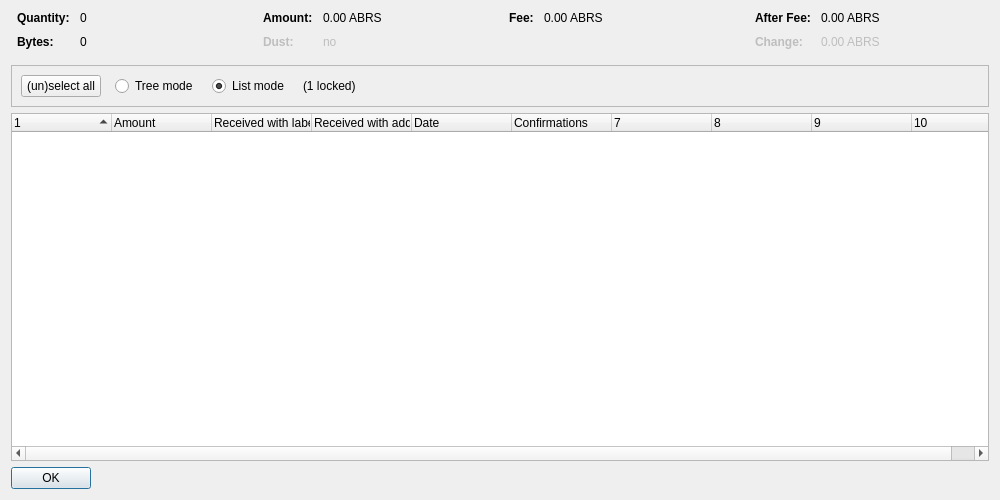
<?xml version="1.0" encoding="UTF-8"?>
<ui version="4.0">
 <class>CoinControlDialog</class>
 <widget class="QDialog" name="CoinControlDialog">
  <property name="geometry">
   <rect>
    <x>0</x>
    <y>0</y>
    <width>1000</width>
    <height>500</height>
   </rect>
  </property>
  <property name="windowTitle">
   <string>Coin Selection</string>
  </property>
  <layout class="QVBoxLayout" name="verticalLayout">
   <item>
    <layout class="QHBoxLayout" name="horizontalLayoutTop" stretch="0,0,0,0">
     <property name="topMargin">
      <number>0</number>
     </property>
     <property name="bottomMargin">
      <number>10</number>
     </property>
     <item>
      <layout class="QFormLayout" name="formLayoutCoinControl1">
       <property name="horizontalSpacing">
        <number>10</number>
       </property>
       <property name="verticalSpacing">
        <number>10</number>
       </property>
       <property name="leftMargin">
        <number>6</number>
       </property>
       <property name="rightMargin">
        <number>6</number>
       </property>
       <item row="0" column="0">
        <widget class="QLabel" name="labelCoinControlQuantityText">
         <property name="font">
          <font>
           <weight>75</weight>
           <bold>true</bold>
          </font>
         </property>
         <property name="text">
          <string>Quantity:</string>
         </property>
        </widget>
       </item>
       <item row="0" column="1">
        <widget class="QLabel" name="labelCoinControlQuantity">
         <property name="cursor">
          <cursorShape>IBeamCursor</cursorShape>
         </property>
         <property name="contextMenuPolicy">
          <enum>Qt::ActionsContextMenu</enum>
         </property>
         <property name="text">
          <string notr="true">0</string>
         </property>
         <property name="textInteractionFlags">
          <set>Qt::LinksAccessibleByMouse|Qt::TextSelectableByKeyboard|Qt::TextSelectableByMouse</set>
         </property>
        </widget>
       </item>
       <item row="1" column="0">
        <widget class="QLabel" name="labelCoinControlBytesText">
         <property name="font">
          <font>
           <weight>75</weight>
           <bold>true</bold>
          </font>
         </property>
         <property name="text">
          <string>Bytes:</string>
         </property>
        </widget>
       </item>
       <item row="1" column="1">
        <widget class="QLabel" name="labelCoinControlBytes">
         <property name="cursor">
          <cursorShape>IBeamCursor</cursorShape>
         </property>
         <property name="contextMenuPolicy">
          <enum>Qt::ActionsContextMenu</enum>
         </property>
         <property name="text">
          <string notr="true">0</string>
         </property>
         <property name="textInteractionFlags">
          <set>Qt::LinksAccessibleByMouse|Qt::TextSelectableByKeyboard|Qt::TextSelectableByMouse</set>
         </property>
        </widget>
       </item>
      </layout>
     </item>
     <item>
      <layout class="QFormLayout" name="formLayoutCoinControl2">
       <property name="horizontalSpacing">
        <number>10</number>
       </property>
       <property name="verticalSpacing">
        <number>10</number>
       </property>
       <property name="leftMargin">
        <number>6</number>
       </property>
       <property name="rightMargin">
        <number>6</number>
       </property>
       <item row="0" column="0">
        <widget class="QLabel" name="labelCoinControlAmountText">
         <property name="font">
          <font>
           <weight>75</weight>
           <bold>true</bold>
          </font>
         </property>
         <property name="text">
          <string>Amount:</string>
         </property>
        </widget>
       </item>
       <item row="0" column="1">
        <widget class="QLabel" name="labelCoinControlAmount">
         <property name="cursor">
          <cursorShape>IBeamCursor</cursorShape>
         </property>
         <property name="contextMenuPolicy">
          <enum>Qt::ActionsContextMenu</enum>
         </property>
         <property name="text">
          <string notr="true">0.00 ABRS</string>
         </property>
         <property name="textInteractionFlags">
          <set>Qt::LinksAccessibleByMouse|Qt::TextSelectableByKeyboard|Qt::TextSelectableByMouse</set>
         </property>
        </widget>
       </item>
       <item row="1" column="0">
        <widget class="QLabel" name="labelCoinControlLowOutputText">
         <property name="enabled">
          <bool>false</bool>
         </property>
         <property name="font">
          <font>
           <weight>75</weight>
           <bold>true</bold>
          </font>
         </property>
         <property name="text">
          <string>Dust:</string>
         </property>
        </widget>
       </item>
       <item row="1" column="1">
        <widget class="QLabel" name="labelCoinControlLowOutput">
         <property name="enabled">
          <bool>false</bool>
         </property>
         <property name="cursor">
          <cursorShape>IBeamCursor</cursorShape>
         </property>
         <property name="contextMenuPolicy">
          <enum>Qt::ActionsContextMenu</enum>
         </property>
         <property name="text">
          <string notr="true">no</string>
         </property>
         <property name="textInteractionFlags">
          <set>Qt::LinksAccessibleByMouse|Qt::TextSelectableByKeyboard|Qt::TextSelectableByMouse</set>
         </property>
        </widget>
       </item>
      </layout>
     </item>
     <item>
      <layout class="QFormLayout" name="formLayoutCoinControl3">
       <property name="horizontalSpacing">
        <number>10</number>
       </property>
       <property name="verticalSpacing">
        <number>10</number>
       </property>
       <property name="leftMargin">
        <number>6</number>
       </property>
       <property name="rightMargin">
        <number>6</number>
       </property>
       <item row="0" column="0">
        <widget class="QLabel" name="labelCoinControlFeeText">
         <property name="font">
          <font>
           <weight>75</weight>
           <bold>true</bold>
          </font>
         </property>
         <property name="text">
          <string>Fee:</string>
         </property>
        </widget>
       </item>
       <item row="0" column="1">
        <widget class="QLabel" name="labelCoinControlFee">
         <property name="cursor">
          <cursorShape>IBeamCursor</cursorShape>
         </property>
         <property name="contextMenuPolicy">
          <enum>Qt::ActionsContextMenu</enum>
         </property>
         <property name="text">
          <string notr="true">0.00 ABRS</string>
         </property>
         <property name="textInteractionFlags">
          <set>Qt::LinksAccessibleByMouse|Qt::TextSelectableByKeyboard|Qt::TextSelectableByMouse</set>
         </property>
        </widget>
       </item>
      </layout>
     </item>
     <item>
      <layout class="QFormLayout" name="formLayoutCoinControl4">
       <property name="horizontalSpacing">
        <number>10</number>
       </property>
       <property name="verticalSpacing">
        <number>10</number>
       </property>
       <property name="leftMargin">
        <number>6</number>
       </property>
       <property name="rightMargin">
        <number>6</number>
       </property>
       <item row="0" column="0">
        <widget class="QLabel" name="labelCoinControlAfterFeeText">
         <property name="font">
          <font>
           <weight>75</weight>
           <bold>true</bold>
          </font>
         </property>
         <property name="text">
          <string>After Fee:</string>
         </property>
        </widget>
       </item>
       <item row="0" column="1">
        <widget class="QLabel" name="labelCoinControlAfterFee">
         <property name="cursor">
          <cursorShape>IBeamCursor</cursorShape>
         </property>
         <property name="contextMenuPolicy">
          <enum>Qt::ActionsContextMenu</enum>
         </property>
         <property name="text">
          <string notr="true">0.00 ABRS</string>
         </property>
         <property name="textInteractionFlags">
          <set>Qt::LinksAccessibleByMouse|Qt::TextSelectableByKeyboard|Qt::TextSelectableByMouse</set>
         </property>
        </widget>
       </item>
       <item row="1" column="0">
        <widget class="QLabel" name="labelCoinControlChangeText">
         <property name="enabled">
          <bool>false</bool>
         </property>
         <property name="font">
          <font>
           <weight>75</weight>
           <bold>true</bold>
          </font>
         </property>
         <property name="text">
          <string>Change:</string>
         </property>
        </widget>
       </item>
       <item row="1" column="1">
        <widget class="QLabel" name="labelCoinControlChange">
         <property name="enabled">
          <bool>false</bool>
         </property>
         <property name="cursor">
          <cursorShape>IBeamCursor</cursorShape>
         </property>
         <property name="contextMenuPolicy">
          <enum>Qt::ActionsContextMenu</enum>
         </property>
         <property name="text">
          <string notr="true">0.00 ABRS</string>
         </property>
         <property name="textInteractionFlags">
          <set>Qt::LinksAccessibleByMouse|Qt::TextSelectableByKeyboard|Qt::TextSelectableByMouse</set>
         </property>
        </widget>
       </item>
      </layout>
     </item>
    </layout>
   </item>
   <item>
    <widget class="QFrame" name="frame">
     <property name="minimumSize">
      <size>
       <width>0</width>
       <height>40</height>
      </size>
     </property>
     <property name="frameShape">
      <enum>QFrame::StyledPanel</enum>
     </property>
     <property name="frameShadow">
      <enum>QFrame::Sunken</enum>
     </property>
     <layout class="QHBoxLayout" name="horizontalLayout">
      <item>
       <layout class="QHBoxLayout" name="horizontalLayoutPanel" stretch="0,0,0,0,0">
        <property name="spacing">
         <number>14</number>
        </property>
        <item>
         <widget class="QPushButton" name="pushButtonSelectAll">
          <property name="sizePolicy">
           <sizepolicy hsizetype="Maximum" vsizetype="Fixed">
            <horstretch>0</horstretch>
            <verstretch>0</verstretch>
           </sizepolicy>
          </property>
          <property name="text">
           <string>(un)select all</string>
          </property>
          <property name="autoDefault">
           <bool>false</bool>
          </property>
         </widget>
        </item>
        <item>
         <widget class="QRadioButton" name="radioTreeMode">
          <property name="sizePolicy">
           <sizepolicy hsizetype="Maximum" vsizetype="Fixed">
            <horstretch>0</horstretch>
            <verstretch>0</verstretch>
           </sizepolicy>
          </property>
          <property name="text">
           <string>Tree mode</string>
          </property>
         </widget>
        </item>
        <item>
         <widget class="QRadioButton" name="radioListMode">
          <property name="sizePolicy">
           <sizepolicy hsizetype="Maximum" vsizetype="Fixed">
            <horstretch>0</horstretch>
            <verstretch>0</verstretch>
           </sizepolicy>
          </property>
          <property name="text">
           <string>List mode</string>
          </property>
          <property name="checked">
           <bool>true</bool>
          </property>
         </widget>
        </item>
        <item>
         <widget class="QLabel" name="labelLocked">
          <property name="text">
           <string notr="true">(1 locked)</string>
          </property>
         </widget>
        </item>
        <item>
         <spacer name="horizontalSpacer">
          <property name="orientation">
           <enum>Qt::Horizontal</enum>
          </property>
          <property name="sizeHint" stdset="0">
           <size>
            <width>40</width>
            <height>20</height>
           </size>
          </property>
         </spacer>
        </item>
       </layout>
      </item>
     </layout>
    </widget>
   </item>
   <item>
    <widget class="CoinControlTreeWidget" name="treeWidget">
     <property name="contextMenuPolicy">
      <enum>Qt::CustomContextMenu</enum>
     </property>
     <property name="sortingEnabled">
      <bool>false</bool>
     </property>
     <property name="columnCount">
      <number>10</number>
     </property>
     <attribute name="headerShowSortIndicator" stdset="0">
      <bool>true</bool>
     </attribute>
     <attribute name="headerStretchLastSection">
      <bool>false</bool>
     </attribute>
     <column>
      <property name="text">
       <string/>
      </property>
     </column>
     <column>
      <property name="text">
       <string>Amount</string>
      </property>
     </column>
     <column>
      <property name="text">
       <string>Received with label</string>
      </property>
     </column>
     <column>
      <property name="text">
       <string>Received with address</string>
      </property>
     </column>
     <column>
      <property name="text">
       <string>Date</string>
      </property>
     </column>
     <column>
      <property name="text">
       <string>Confirmations</string>
      </property>
      <property name="toolTip">
       <string>Confirmed</string>
      </property>
     </column>
     <column>
      <property name="text">
       <string/>
      </property>
     </column>
     <column>
      <property name="text">
       <string/>
      </property>
     </column>
     <column>
      <property name="text">
       <string/>
      </property>
     </column>
     <column>
      <property name="text">
       <string/>
      </property>
     </column>
    </widget>
   </item>
   <item>
    <widget class="QDialogButtonBox" name="buttonBox">
     <property name="sizePolicy">
      <sizepolicy hsizetype="Maximum" vsizetype="Fixed">
       <horstretch>0</horstretch>
       <verstretch>0</verstretch>
      </sizepolicy>
     </property>
     <property name="orientation">
      <enum>Qt::Horizontal</enum>
     </property>
     <property name="standardButtons">
      <set>QDialogButtonBox::Ok</set>
     </property>
    </widget>
   </item>
  </layout>
 </widget>
 <customwidgets>
  <customwidget>
   <class>CoinControlTreeWidget</class>
   <extends>QTreeWidget</extends>
   <header>coincontroltreewidget.h</header>
  </customwidget>
 </customwidgets>
 <resources/>
 <connections/>
</ui>
